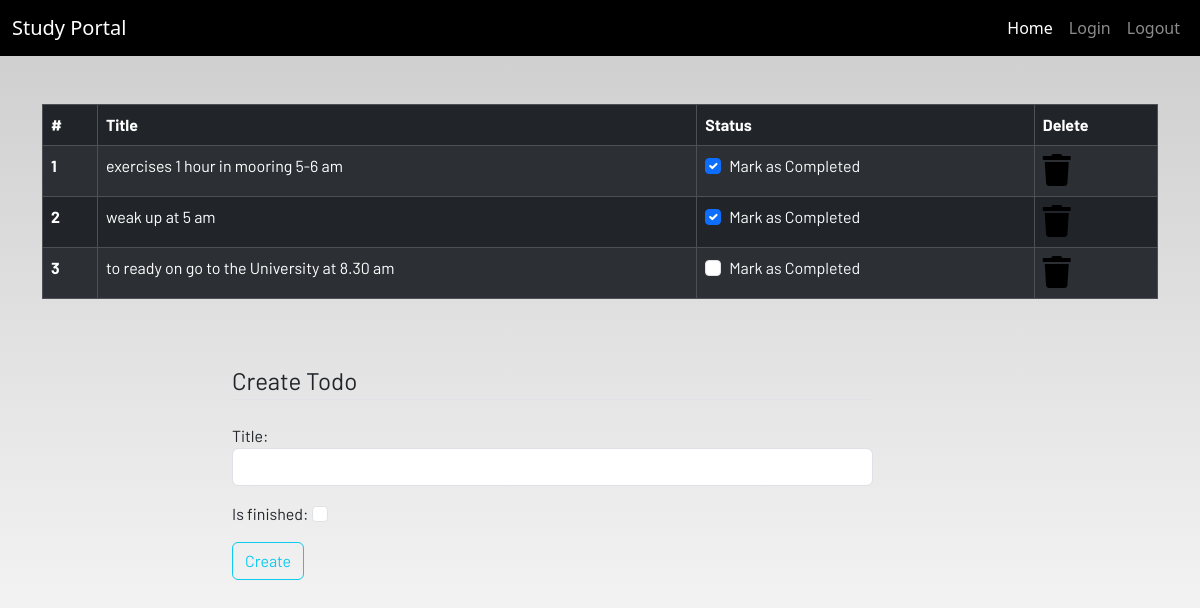
The app's page /todo (signed in) with its own data.
### dashboard/models.py (models this page shows)
class Todo(models.Model):
    user= models.ForeignKey(User, on_delete=models.CASCADE)
    title= models.CharField(max_length=250)
    is_finished = models.BooleanField(default=False)

### dashboard/views.py (the view)
# urls.py: path('todo' , views.ToDo,name='todo'),
@login_required
def ToDo(request):
  try:
        isFinished = request.POST['is_finished']
        if isFinished =='on':
          isFinished=True
        else:
          isFinished=False
  except:
        isFinished=False
  if request.method == 'POST':
    form= TodoForm(request.POST)
    if form.is_valid():
      todos=Todo(
        user=request.user,
        title= request.POST['title'],
        is_finished=isFinished
        )
      todos.save()
    messages.success(request,f"todo save form successfully")
  else:
    form= TodoForm()
  todo=Todo.objects.filter(user=request.user)
  if len(todo) == 0:
    todo_done =True
  else:
   todo_done = False
  context={
    'todo':todo,
    'form':form,
    'todo_done':todo_done,
  }
  return render(request, 'dashboard/todo.html',context)

### dashboard/forms.py
class TodoForm(forms.ModelForm):
  class Meta:
    model = Todo
    fields = ['title', 'is_finished']
    widgets={
      'title':forms.TextInput(attrs={'class': 'form-control'}),
      'is_finished':forms.CheckboxInput(attrs={'class': 'form-check-input'}),
    }

### dashboard/templates/dashboard/todo.html (shortened to what this page needs)
{% extends 'dashboard/base.html' %} {% load static %} {% block content %}
<div class="container">
  {% if not todo_done %}
  <table class="table table-striped table-bordered table-hover table-dark">
    <thead>
      <tr>
        <th scope="col">#</th>
        <th scope="col">Title</th>
        <th scope="col">Status</th>
        <th scope="col">Delete</th>
      </tr>
    </thead>
    <tbody>
      {% for td in todo %}
      <tr>
        <th scope="row">{{forloop.counter}}</th>
        <td>{{td.title}}</td>
        <td>
          <a href="{% url 'update_todo' td.id %}">
            <div class="form-check">
              {% if td.is_finished == True %}
              <input
                class="form-check-input"
                type="checkbox"
                value=""
                checked
              />
              {% else %}
              <input class="form-check-input" type="checkbox" value="" />
              {% endif %}
              <label class="form-check-label text-light" for="flexCheckDefault">
                Mark as Completed
              </label>
            </div>
          </a>
        </td>
        <td>
          <a href="{% url 'delete_todo' td.id %}"
            ><i class="fa fa-trash fa-2x"></i
          ></a>
        </td>
      </tr>
      {% endfor %}
    </tbody>
  </table>
  {% else %}:
  <h4>All tasks have been done!! create to add more</h4>
  {% endif %}
</div>
<br /><br />
<div class="container">
  <div class="row">
    <div class="col col-7 offset-2">
      <form method="POST">
        <fieldset class="form-group">
          <legend class="border-bottom mb-4">Create Todo</legend>
        </fieldset>
        {{form.as_p}}
        <div class="form-group">
          <button href="" class="btn btn-outline-info" type="submit">
            Create
          </button>
        </div>
      </form>
    </div>
  </div>
</div>
{% endblock content %}

### static/css/main.css (style rules this page uses)
html { scroll-behavior: smooth; height: 100%; width: 100%; }
a { text-decoration: none !important; color: black; }
html, body { max-width: 100%; overflow-x: hidden; height: 100%; width: 100%; }
body { background: linear-gradient(rgba(0, 0, 0, 0.2), rgba(255, 255, 255, 0.5)); overflow-x: hidden; background-repeat: no-repeat; }
.fa { color: black; }

### records on screen
Todo: title "exercises 1 hour in mooring 5-6 am"
Todo: title "weak up at 5 am"
Todo: title "to ready on go to the University at 8.30 am"
